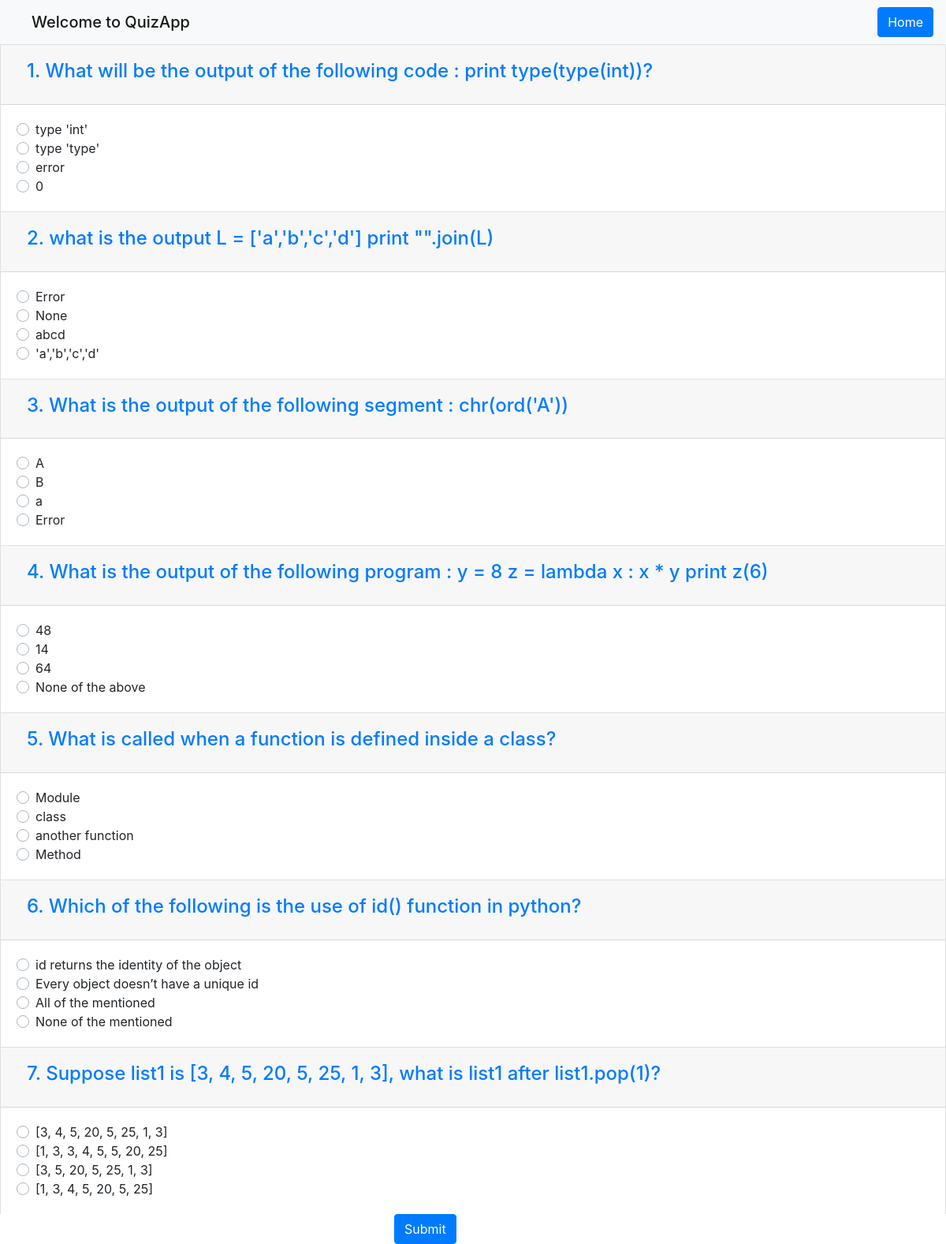
/takequiz/25/ (signed in), run on the app's committed database.
### Users/models.py (models this page shows, shortened)
class Question(models.Model):
    category = models.ForeignKey(Category, on_delete=models.CASCADE, default=None, null=True)
    question = models.CharField(max_length=255)

class Choice(models.Model):
    question = models.ForeignKey(Question, on_delete=models.CASCADE)
    answer = models.CharField(max_length=50)
    correct = models.BooleanField(default=False)
    def __str__(self):
        return self.answer

### Users/views.py (the view)
# urls.py: path('takequiz/<int:pk>/',views.takequiz, name='takequiz'),
def takequiz(request, pk):
    if request.session.has_key('user'):
        category = Category.objects.get(pk=pk)
        questions = Question.objects.filter(category=category)
        return render(request, 'quiz.html', {'questions': questions, 'category': category})
    return redirect('userpage')

### Users/templates/quiz.html (shortened to what this page needs)
{% load static %}
<!DOCTYPE html>
<html>
<head>
	<link rel="stylesheet" type="text/css" href="{% static 'css/bootstrap.min.css' %}" >
</head>
<body>
	<nav class="navbar navbar-light bg-light">
  		<h2 class="navbar-brand mb-0 ml-4">Welcome to QuizApp</h2>
      <ul class="navbar-nav ml-auto">
        <ul class="navbar-nav">
            <li class="nav-item">
          <a class="btn btn-primary" href="/accounts/login/userpage/">Home <span class="sr-only">(current)</span></a>
        </li>
        </ul>
	</nav>
{% if user.is_authenticated %}
{% if questions %}
<form method="POST" action="{% url 'result' category.id %}">
{% for question in questions %}
<div class="accordion" id="accordionExample">
  <div class="card">
    <div class="card-header" id="heading{{ forloop.counter }}">
      <h2 class="mb-0">
        <button class="btn btn-link" type="button" data-toggle="collapse" data-target="#collapse{{ forloop.counter }}" aria-expanded="true" aria-controls="collapse{{ forloop.counter }}">
          <h4>{{ forloop.counter }}. {{ question.question }}</h4>
        </button>
      </h2>
    </div>
    <div id="collapse{{ forloop.counter }}" class="collapse show" aria-labelledby="heading{{ forloop.counter }}" data-parent="#accordionExample">
      <div class="card-body">
        {% for choice in question.choice_set.all %}
            <div class="custom-control custom-radio">
  <label class="custom-control-label" for="customRadio{{forloop.parentloop.counter}}{{forloop.counter}}">{{choice}}</label>
</div>
        {% endfor %}
      </div>
    </div>
  </div>
  </div>
  {% endfor %}
  <div class="mx-auto" style="width: 200px;">
  <button type="submit" class="btn btn-primary">Submit</button>
</div>
</form>
{% else %}
<div class="alert alert-danger" role="alert">
  There are no questions present in this category, Try again later!
</div>
{% endif %}
{% endif %}
</body>
</html>

### data on the page
Question: question "What will be the output of the following code : print type(type(int))?"
Choice: answer "type 'int'"
Choice: answer "type 'type'"
Choice: answer "error"
Choice: answer "0"
Question: question "what is the output L = ['a','b','c','d'] print \"\".join(L)"
Choice: answer "Error"
Choice: answer "None"
Choice: answer "abcd"
Choice: answer "'a','b','c','d'"
Question: question "What is the output of the following segment : chr(ord('A'))"
Choice: answer "A"
Choice: answer "B"
Choice: answer "a"
Choice: answer "Error"
Question: question "What is the output of the following program : y = 8 z = lambda x : x * y print z(6)"
Choice: answer "48"
Choice: answer "14"
Choice: answer "64"
Choice: answer "None of the above"
Question: question "What is called when a function is defined inside a class?"
Choice: answer "Module"
Choice: answer "class"
Choice: answer "another function"
Choice: answer "Method"
Question: question "Which of the following is the use of id() function in python?"
Choice: answer "id returns the identity of the object"
Choice: answer "Every object doesn’t have a unique id"
Choice: answer "All of the mentioned"
Choice: answer "None of the mentioned"
Question: question "Suppose list1 is [3, 4, 5, 20, 5, 25, 1, 3], what is list1 after list1.pop(1)?"
Choice: answer "[3, 4, 5, 20, 5, 25, 1, 3]"
Choice: answer "[1, 3, 3, 4, 5, 5, 20, 25]"
Choice: answer "[3, 5, 20, 5, 25, 1, 3]"
Choice: answer "[1, 3, 4, 5, 20, 5, 25]"
